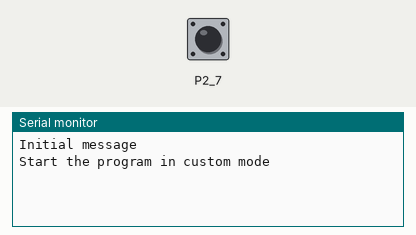
Bench run of a sketch on a simulated TI MSP430 LaunchPad. Parts: the last lines printed to the serial monitor. Inputs (shaded band) come from the test bench; at power-on: P2_7 HIGH.

Above: at 1.2 s.
1.3 s: P2_7 pulled LOW for 0.15 s
At 2.4 s:
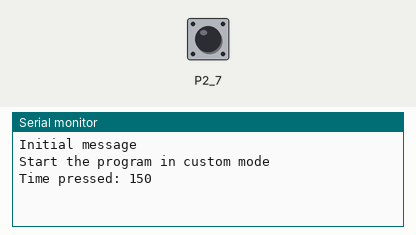
2.9 s: P2_7 pulled LOW for 3.2 s
At 5.7 s:
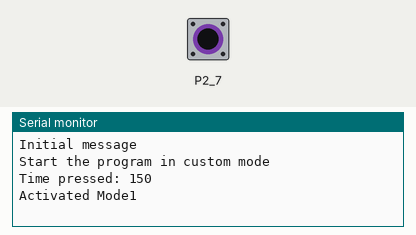
7.6 s: P2_7 pulled LOW for 1 s
At 9.6 s:
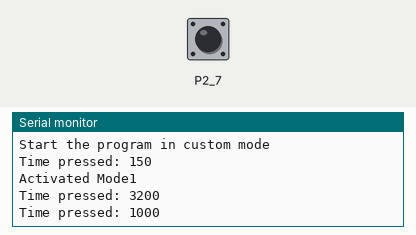

The sketch:

Test_MODES_INPUT_max32620.ino
```cpp
/*
 * Program used to test browsing different modes, using the Boot pin
*/

//unsigned long currentTime = millis();

void setup() {
  //Initialize serial and wait for port to open:
  Serial.begin(115200);
  while (!Serial) {
    ; // wait for serial port to connect. Needed for native USB port only
  }

  // Configure BOOT button as input
  pinMode(P2_7, INPUT_PULLUP);

  // prints title with ending line break
  Serial.println("Initial message");
  Serial.println("Start the program in custom mode");
}

void loop() {

  unsigned long currentTime = millis();

  // Check if the button is pressed
  if( !digitalRead(P2_7) ){
    int currentMode = 0;

    // Stay on this loop if the button is pressed
    while( !digitalRead(P2_7) ){

      // Output different modes
      if( (currentMode==0) && (millis() - currentTime > 2000  )  ){
        currentMode = 1;
        Serial.println( "Activated Mode1" );
      }

      // Output different modes
      if( (currentMode==1) && (millis() - currentTime > 4000  )  ){
        currentMode = 2;
        Serial.println( "Activated Mode2" );
      }

      // Output different modes
      if( (currentMode==2) && (millis() - currentTime > 6000  )  ){
        currentMode = 3;
        Serial.println( "Activated Mode3" );
      }
    }
    Serial.print("Time pressed: ");
    Serial.println(millis() - currentTime);
  }
  //delay(700);
}
```

Measured:
- after the input at 1.3 s, the serial monitor: prints a new line after 0.15 s (image 1)
- after the input at 2.9 s, the serial monitor: prints a new line after 2.0 s (image 2)
- after the input at 7.6 s, the serial monitor: prints a new line after 1.0 s (image 3)
